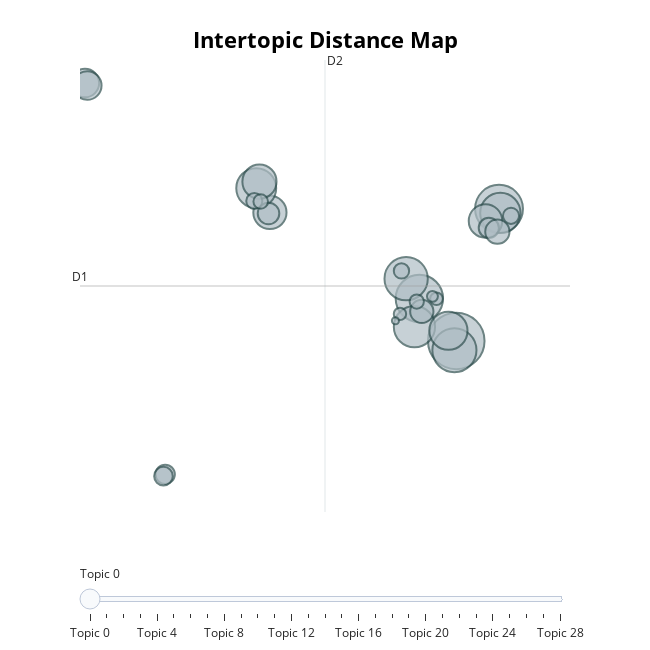

This figure's notebook cell:
### Code cell
topic_model.visualize_topics()

### Figure 1 — Plotly figure (JSON) as saved in the notebook; plotly's stock layout.template omitted (floating-point values rounded to 4 significant figures)
{"data": [{"customdata": [[0, "algebra | category | system | process | code", 3906], [1, "graph | vertex | edge | number | set", 3264], [2, "manifold | space | metric | curvature | surface", 3988], [3, "equation | solution | problem | operator | space", 5572], [4, "channel | communication | user | ri | performance", 1919], [5, "distribution | estimator | model | data | sample", 2771], [6, "group | subgroup | finite | algebra | representation", 2962], [7, "algorithm | problem | method | optimization | convergence", 3386], [8, "variety | curve | cohomology | space | projective", 2827], [9, "theory | field | symmetry | quantum | model", 1952], [10, "neural | network | learning | neural network | data", 2029], [11, "equation | solution | method | flow | time", 2541], [12, "model | problem | system | time | energy", 809], [13, "integer | prime | number | let | polynomial", 1414], [14, "ring | ideal | module | algebra | graded", 942], [15, "quantum | state | system | classical | entanglement", 711], [16, "logic | theory | proof | set | axiom", 653], [17, "function | formula | zeta | series | polynomial", 1429], [18, "proof | conjecture | algebra | paper | theorem", 601], [19, "game | player | equilibrium | strategy | nash", 450], [20, "matrix | polynomial | operator | eigenvalue | orthogonal", 1025], [21, "knot | link | homology | invariant | diagram", 454], [22, "model | disease | infection | population | epidemic", 279], [23, "optimal | problem | risk | process | price", 369], [24, "code | decoding | channel | error | decoder", 357], [25, "polytopes | polytope | lattice | convex | polyhedron", 411], [26, "cell | model | tumor | cancer | reaction", 208], [27, "control | robot | system | agent | trajectory", 268], [28, "uav | uavs | aerial | network | vehicle", 88]], "hovertemplate": "<b>Topic %{customdata[0]}</b><br>%{customdata[1]}<br>Size: %{customdata[2]}", "legendgroup": "", "marker": {"color": "#B0BEC5", "line": {"color": "DarkSlateGrey", "width": 2}, "size": [3906, 3264, 3988, 5572, 1919, 2771, 2962, 3386, 2827, 1952, 2029, 2541, 809, 1414, 942, 711, 653, 1429, 601, 450, 1025, 454, 279, 369, 357, 411, 208, 268, 88], "sizemode": "area", "sizeref": 3.482, "symbol": "circle"}, "mode": "markers", "name": "", "orientation": "v", "showlegend": false, "type": "scatter", "x": [12.17, 11.63, 15.38, 13.65, 6.138, 5.586, 11.97, 13.58, 15.43, 14.83, 5.716, 13.34, 6.081, -1.323, 12.26, 14.97, 1.914, -1.231, 1.844, 5.508, 15.31, 15.86, 12.86, 5.766, 12.06, 11.44, 12.69, 11.38, 11.2], "xaxis": "x", "y": [-2.344, -1.589, 1.077, -3.963, 0.9365, 1.864, -3.419, -4.319, 0.9181, 0.6133, 2.111, -3.576, 0.8968, 5.87, -2.838, 0.3454, -9.051, 5.778, -9.121, 1.376, 0.2026, 0.8077, -2.357, 1.355, -2.463, -1.294, -2.263, -2.932, -3.197], "yaxis": "y"}], "layout": {"annotations": [{"showarrow": false, "text": "D1", "x": -1.522, "y": -1.869, "yshift": 10}, {"showarrow": false, "text": "D2", "x": 8.36, "xshift": 10, "y": 6.751}], "height": 650, "hoverlabel": {"bgcolor": "white", "font": {"family": "Rockwell", "size": 16}}, "legend": {"itemsizing": "constant", "tracegroupgap": 0}, "margin": {"t": 60}, "shapes": [{"line": {"color": "#CFD8DC", "width": 2}, "type": "line", "x0": 8.36, "x1": 8.36, "y0": -10.49, "y1": 6.751}, {"line": {"color": "#9E9E9E", "width": 2}, "type": "line", "x0": -1.522, "x1": 18.24, "y0": -1.869, "y1": -1.869}], "sliders": [{"active": 0, "pad": {"t": 50}, "steps": [{"args": [{"marker.color": [["red", "#B0BEC5", "#B0BEC5", "#B0BEC5", "#B0BEC5", "#B0BEC5", "#B0BEC5", "#B0BEC5", "#B0BEC5", "#B0BEC5", "#B0BEC5", "#B0BEC5", "#B0BEC5", "#B0BEC5", "#B0BEC5", "#B0BEC5", "#B0BEC5", "#B0BEC5", "#B0BEC5", "#B0BEC5", "#B0BEC5", "#B0BEC5", "#B0BEC5", "#B0BEC5", "#B0BEC5", "#B0BEC5", "#B0BEC5", "#B0BEC5", "#B0BEC5"]]}], "label": "Topic 0", "method": "update"}, {"args": [{"marker.color": [["#B0BEC5", "red", "#B0BEC5", "#B0BEC5", "#B0BEC5", "#B0BEC5", "#B0BEC5", "#B0BEC5", "#B0BEC5", "#B0BEC5", "#B0BEC5", "#B0BEC5", "#B0BEC5", "#B0BEC5", "#B0BEC5", "#B0BEC5", "#B0BEC5", "#B0BEC5", "#B0BEC5", "#B0BEC5", "#B0BEC5", "#B0BEC5", "#B0BEC5", "#B0BEC5", "#B0BEC5", "#B0BEC5", "#B0BEC5", "#B0BEC5", "#B0BEC5"]]}], "label": "Topic 1", "method": "update"}, {"args": [{"marker.color": [["#B0BEC5", "#B0BEC5", "red", "#B0BEC5", "#B0BEC5", "#B0BEC5", "#B0BEC5", "#B0BEC5", "#B0BEC5", "#B0BEC5", "#B0BEC5", "#B0BEC5", "#B0BEC5", "#B0BEC5", "#B0BEC5", "#B0BEC5", "#B0BEC5", "#B0BEC5", "#B0BEC5", "#B0BEC5", "#B0BEC5", "#B0BEC5", "#B0BEC5", "#B0BEC5", "#B0BEC5", "#B0BEC5", "#B0BEC5", "#B0BEC5", "#B0BEC5"]]}], "label": "Topic 2", "method": "update"}, {"args": [{"marker.color": [["#B0BEC5", "#B0BEC5", "#B0BEC5", "red", "#B0BEC5", "#B0BEC5", "#B0BEC5", "#B0BEC5", "#B0BEC5", "#B0BEC5", "#B0BEC5", "#B0BEC5", "#B0BEC5", "#B0BEC5", "#B0BEC5", "#B0BEC5", "#B0BEC5", "#B0BEC5", "#B0BEC5", "#B0BEC5", "#B0BEC5", "#B0BEC5", "#B0BEC5", "#B0BEC5", "#B0BEC5", "#B0BEC5", "#B0BEC5", "#B0BEC5", "#B0BEC5"]]}], "label": "Topic 3", "method": "update"}, {"args": [{"marker.color": [["#B0BEC5", "#B0BEC5", "#B0BEC5", "#B0BEC5", "red", "#B0BEC5", "#B0BEC5", "#B0BEC5", "#B0BEC5", "#B0BEC5", "#B0BEC5", "#B0BEC5", "#B0BEC5", "#B0BEC5", "#B0BEC5", "#B0BEC5", "#B0BEC5", "#B0BEC5", "#B0BEC5", "#B0BEC5", "#B0BEC5", "#B0BEC5", "#B0BEC5", "#B0BEC5", "#B0BEC5", "#B0BEC5", "#B0BEC5", "#B0BEC5", "#B0BEC5"]]}], "label": "Topic 4", "method": "update"}, {"args": [{"marker.color": [["#B0BEC5", "#B0BEC5", "#B0BEC5", "#B0BEC5", "#B0BEC5", "red", "#B0BEC5", "#B0BEC5", "#B0BEC5", "#B0BEC5", "#B0BEC5", "#B0BEC5", "#B0BEC5", "#B0BEC5", "#B0BEC5", "#B0BEC5", "#B0BEC5", "#B0BEC5", "#B0BEC5", "#B0BEC5", "#B0BEC5", "#B0BEC5", "#B0BEC5", "#B0BEC5", "#B0BEC5", "#B0BEC5", "#B0BEC5", "#B0BEC5", "#B0BEC5"]]}], "label": "Topic 5", "method": "update"}, {"args": [{"marker.color": [["#B0BEC5", "#B0BEC5", "#B0BEC5", "#B0BEC5", "#B0BEC5", "#B0BEC5", "red", "#B0BEC5", "#B0BEC5", "#B0BEC5", "#B0BEC5", "#B0BEC5", "#B0BEC5", "#B0BEC5", "#B0BEC5", "#B0BEC5", "#B0BEC5", "#B0BEC5", "#B0BEC5", "#B0BEC5", "#B0BEC5", "#B0BEC5", "#B0BEC5", "#B0BEC5", "#B0BEC5", "#B0BEC5", "#B0BEC5", "#B0BEC5", "#B0BEC5"]]}], "label": "Topic 6", "method": "update"}, {"args": [{"marker.color": [["#B0BEC5", "#B0BEC5", "#B0BEC5", "#B0BEC5", "#B0BEC5", "#B0BEC5", "#B0BEC5", "red", "#B0BEC5", "#B0BEC5", "#B0BEC5", "#B0BEC5", "#B0BEC5", "#B0BEC5", "#B0BEC5", "#B0BEC5", "#B0BEC5", "#B0BEC5", "#B0BEC5", "#B0BEC5", "#B0BEC5", "#B0BEC5", "#B0BEC5", "#B0BEC5", "#B0BEC5", "#B0BEC5", "#B0BEC5", "#B0BEC5", "#B0BEC5"]]}], "label": "Topic 7", "method": "update"}, {"args": [{"marker.color": [["#B0BEC5", "#B0BEC5", "#B0BEC5", "#B0BEC5", "#B0BEC5", "#B0BEC5", "#B0BEC5", "#B0BEC5", "red", "#B0BEC5", "#B0BEC5", "#B0BEC5", "#B0BEC5", "#B0BEC5", "#B0BEC5", "#B0BEC5", "#B0BEC5", "#B0BEC5", "#B0BEC5", "#B0BEC5", "#B0BEC5", "#B0BEC5", "#B0BEC5", "#B0BEC5", "#B0BEC5", "#B0BEC5", "#B0BEC5", "#B0BEC5", "#B0BEC5"]]}], "label": "Topic 8", "method": "update"}, {"args": [{"marker.color": [["#B0BEC5", "#B0BEC5", "#B0BEC5", "#B0BEC5", "#B0BEC5", "#B0BEC5", "#B0BEC5", "#B0BEC5", "#B0BEC5", "red", "#B0BEC5", "#B0BEC5", "#B0BEC5", "#B0BEC5", "#B0BEC5", "#B0BEC5", "#B0BEC5", "#B0BEC5", "#B0BEC5", "#B0BEC5", "#B0BEC5", "#B0BEC5", "#B0BEC5", "#B0BEC5", "#B0BEC5", "#B0BEC5", "#B0BEC5", "#B0BEC5", "#B0BEC5"]]}], "label": "Topic 9", "method": "update"}, {"args": [{"marker.color": [["#B0BEC5", "#B0BEC5", "#B0BEC5", "#B0BEC5", "#B0BEC5", "#B0BEC5", "#B0BEC5", "#B0BEC5", "#B0BEC5", "#B0BEC5", "red", "#B0BEC5", "#B0BEC5", "#B0BEC5", "#B0BEC5", "#B0BEC5", "#B0BEC5", "#B0BEC5", "#B0BEC5", "#B0BEC5", "#B0BEC5", "#B0BEC5", "#B0BEC5", "#B0BEC5", "#B0BEC5", "#B0BEC5", "#B0BEC5", "#B0BEC5", "#B0BEC5"]]}], "label": "Topic 10", "method": "update"}, {"args": [{"marker.color": [["#B0BEC5", "#B0BEC5", "#B0BEC5", "#B0BEC5", "#B0BEC5", "#B0BEC5", "#B0BEC5", "#B0BEC5", "#B0BEC5", "#B0BEC5", "#B0BEC5", "red", "#B0BEC5", "#B0BEC5", "#B0BEC5", "#B0BEC5", "#B0BEC5", "#B0BEC5", "#B0BEC5", "#B0BEC5", "#B0BEC5", "#B0BEC5", "#B0BEC5", "#B0BEC5", "#B0BEC5", "#B0BEC5", "#B0BEC5", "#B0BEC5", "#B0BEC5"]]}], "label": "Topic 11", "method": "update"}, {"args": [{"marker.color": [["#B0BEC5", "#B0BEC5", "#B0BEC5", "#B0BEC5", "#B0BEC5", "#B0BEC5", "#B0BEC5", "#B0BEC5", "#B0BEC5", "#B0BEC5", "#B0BEC5", "#B0BEC5", "red", "#B0BEC5", "#B0BEC5", "#B0BEC5", "#B0BEC5", "#B0BEC5", "#B0BEC5", "#B0BEC5", "#B0BEC5", "#B0BEC5", "#B0BEC5", "#B0BEC5", "#B0BEC5", "#B0BEC5", "#B0BEC5", "#B0BEC5", "#B0BEC5"]]}], "label": "Topic 12", "method": "update"}, {"args": [{"marker.color": [["#B0BEC5", "#B0BEC5", "#B0BEC5", "#B0BEC5", "#B0BEC5", "#B0BEC5", "#B0BEC5", "#B0BEC5", "#B0BEC5", "#B0BEC5", "#B0BEC5", "#B0BEC5", "#B0BEC5", "red", "#B0BEC5", "#B0BEC5", "#B0BEC5", "#B0BEC5", "#B0BEC5", "#B0BEC5", "#B0BEC5", "#B0BEC5", "#B0BEC5", "#B0BEC5", "#B0BEC5", "#B0BEC5", "#B0BEC5", "#B0BEC5", "#B0BEC5"]]}], "label": "Topic 13", "method": "update"}, {"args": [{"marker.color": [["#B0BEC5", "#B0BEC5", "#B0BEC5", "#B0BEC5", "#B0BEC5", "#B0BEC5", "#B0BEC5", "#B0BEC5", "#B0BEC5", "#B0BEC5", "#B0BEC5", "#B0BEC5", "#B0BEC5", "#B0BEC5", "red", "#B0BEC5", "#B0BEC5", "#B0BEC5", "#B0BEC5", "#B0BEC5", "#B0BEC5", "#B0BEC5", "#B0BEC5", "#B0BEC5", "#B0BEC5", "#B0BEC5", "#B0BEC5", "#B0BEC5", "#B0BEC5"]]}], "label": "Topic 14", "method": "update"}, {"args": [{"marker.color": [["#B0BEC5", "#B0BEC5", "#B0BEC5", "#B0BEC5", "#B0BEC5", "#B0BEC5", "#B0BEC5", "#B0BEC5", "#B0BEC5", "#B0BEC5", "#B0BEC5", "#B0BEC5", "#B0BEC5", "#B0BEC5", "#B0BEC5", "red", "#B0BEC5", "#B0BEC5", "#B0BEC5", "#B0BEC5", "#B0BEC5", "#B0BEC5", "#B0BEC5", "#B0BEC5", "#B0BEC5", "#B0BEC5", "#B0BEC5", "#B0BEC5", "#B0BEC5"]]}], "label": "Topic 15", "method": "update"}, {"args": [{"marker.color": [["#B0BEC5", "#B0BEC5", "#B0BEC5", "#B0BEC5", "#B0BEC5", "#B0BEC5", "#B0BEC5", "#B0BEC5", "#B0BEC5", "#B0BEC5", "#B0BEC5", "#B0BEC5", "#B0BEC5", "#B0BEC5", "#B0BEC5", "#B0BEC5", "red", "#B0BEC5", "#B0BEC5", "#B0BEC5", "#B0BEC5", "#B0BEC5", "#B0BEC5", "#B0BEC5", "#B0BEC5", "#B0BEC5", "#B0BEC5", "#B0BEC5", "#B0BEC5"]]}], "label": "Topic 16", "method": "update"}, {"args": [{"marker.color": [["#B0BEC5", "#B0BEC5", "#B0BEC5", "#B0BEC5", "#B0BEC5", "#B0BEC5", "#B0BEC5", "#B0BEC5", "#B0BEC5", "#B0BEC5", "#B0BEC5", "#B0BEC5", "#B0BEC5", "#B0BEC5", "#B0BEC5", "#B0BEC5", "#B0BEC5", "red", "#B0BEC5", "#B0BEC5", "#B0BEC5", "#B0BEC5", "#B0BEC5", "#B0BEC5", "#B0BEC5", "#B0BEC5", "#B0BEC5", "#B0BEC5", "#B0BEC5"]]}], "label": "Topic 17", "method": "update"}, {"args": [{"marker.color": [["#B0BEC5", "#B0BEC5", "#B0BEC5", "#B0BEC5", "#B0BEC5", "#B0BEC5", "#B0BEC5", "#B0BEC5", "#B0BEC5", "#B0BEC5", "#B0BEC5", "#B0BEC5", "#B0BEC5", "#B0BEC5", "#B0BEC5", "#B0BEC5", "#B0BEC5", "#B0BEC5", "red", "#B0BEC5", "#B0BEC5", "#B0BEC5", "#B0BEC5", "#B0BEC5", "#B0BEC5", "#B0BEC5", "#B0BEC5", "#B0BEC5", "#B0BEC5"]]}], "label": "Topic 18", "method": "update"}, {"args": [{"marker.color": [["#B0BEC5", "#B0BEC5", "#B0BEC5", "#B0BEC5", "#B0BEC5", "#B0BEC5", "#B0BEC5", "#B0BEC5", "#B0BEC5", "#B0BEC5", "#B0BEC5", "#B0BEC5", "#B0BEC5", "#B0BEC5", "#B0BEC5", "#B0BEC5", "#B0BEC5", "#B0BEC5", "#B0BEC5", "red", "#B0BEC5", "#B0BEC5", "#B0BEC5", "#B0BEC5", "#B0BEC5", "#B0BEC5", "#B0BEC5", "#B0BEC5", "#B0BEC5"]]}], "label": "Topic 19", "method": "update"}, {"args": [{"marker.color": [["#B0BEC5", "#B0BEC5", "#B0BEC5", "#B0BEC5", "#B0BEC5", "#B0BEC5", "#B0BEC5", "#B0BEC5", "#B0BEC5", "#B0BEC5", "#B0BEC5", "#B0BEC5", "#B0BEC5", "#B0BEC5", "#B0BEC5", "#B0BEC5", "#B0BEC5", "#B0BEC5", "#B0BEC5", "#B0BEC5", "red", "#B0BEC5", "#B0BEC5", "#B0BEC5", "#B0BEC5", "#B0BEC5", "#B0BEC5", "#B0BEC5", "#B0BEC5"]]}], "label": "Topic 20", "method": "update"}, {"args": [{"marker.color": [["#B0BEC5", "#B0BEC5", "#B0BEC5", "#B0BEC5", "#B0BEC5", "#B0BEC5", "#B0BEC5", "#B0BEC5", "#B0BEC5", "#B0BEC5", "#B0BEC5", "#B0BEC5", "#B0BEC5", "#B0BEC5", "#B0BEC5", "#B0BEC5", "#B0BEC5", "#B0BEC5", "#B0BEC5", "#B0BEC5", "#B0BEC5", "red", "#B0BEC5", "#B0BEC5", "#B0BEC5", "#B0BEC5", "#B0BEC5", "#B0BEC5", "#B0BEC5"]]}], "label": "Topic 21", "method": "update"}, {"args": [{"marker.color": [["#B0BEC5", "#B0BEC5", "#B0BEC5", "#B0BEC5", "#B0BEC5", "#B0BEC5", "#B0BEC5", "#B0BEC5", "#B0BEC5", "#B0BEC5", "#B0BEC5", "#B0BEC5", "#B0BEC5", "#B0BEC5", "#B0BEC5", "#B0BEC5", "#B0BEC5", "#B0BEC5", "#B0BEC5", "#B0BEC5", "#B0BEC5", "#B0BEC5", "red", "#B0BEC5", "#B0BEC5", "#B0BEC5", "#B0BEC5", "#B0BEC5", "#B0BEC5"]]}], "label": "Topic 22", "method": "update"}, {"args": [{"marker.color": [["#B0BEC5", "#B0BEC5", "#B0BEC5", "#B0BEC5", "#B0BEC5", "#B0BEC5", "#B0BEC5", "#B0BEC5", "#B0BEC5", "#B0BEC5", "#B0BEC5", "#B0BEC5", "#B0BEC5", "#B0BEC5", "#B0BEC5", "#B0BEC5", "#B0BEC5", "#B0BEC5", "#B0BEC5", "#B0BEC5", "#B0BEC5", "#B0BEC5", "#B0BEC5", "red", "#B0BEC5", "#B0BEC5", "#B0BEC5", "#B0BEC5", "#B0BEC5"]]}], "label": "Topic 23", "method": "update"}, {"args": [{"marker.color": [["#B0BEC5", "#B0BEC5", "#B0BEC5", "#B0BEC5", "#B0BEC5", "#B0BEC5", "#B0BEC5", "#B0BEC5", "#B0BEC5", "#B0BEC5", "#B0BEC5", "#B0BEC5", "#B0BEC5", "#B0BEC5", "#B0BEC5", "#B0BEC5", "#B0BEC5", "#B0BEC5", "#B0BEC5", "#B0BEC5", "#B0BEC5", "#B0BEC5", "#B0BEC5", "#B0BEC5", "red", "#B0BEC5", "#B0BEC5", "#B0BEC5", "#B0BEC5"]]}], "label": "Topic 24", "method": "update"}, {"args": [{"marker.color": [["#B0BEC5", "#B0BEC5", "#B0BEC5", "#B0BEC5", "#B0BEC5", "#B0BEC5", "#B0BEC5", "#B0BEC5", "#B0BEC5", "#B0BEC5", "#B0BEC5", "#B0BEC5", "#B0BEC5", "#B0BEC5", "#B0BEC5", "#B0BEC5", "#B0BEC5", "#B0BEC5", "#B0BEC5", "#B0BEC5", "#B0BEC5", "#B0BEC5", "#B0BEC5", "#B0BEC5", "#B0BEC5", "red", "#B0BEC5", "#B0BEC5", "#B0BEC5"]]}], "label": "Topic 25", "method": "update"}, {"args": [{"marker.color": [["#B0BEC5", "#B0BEC5", "#B0BEC5", "#B0BEC5", "#B0BEC5", "#B0BEC5", "#B0BEC5", "#B0BEC5", "#B0BEC5", "#B0BEC5", "#B0BEC5", "#B0BEC5", "#B0BEC5", "#B0BEC5", "#B0BEC5", "#B0BEC5", "#B0BEC5", "#B0BEC5", "#B0BEC5", "#B0BEC5", "#B0BEC5", "#B0BEC5", "#B0BEC5", "#B0BEC5", "#B0BEC5", "#B0BEC5", "red", "#B0BEC5", "#B0BEC5"]]}], "label": "Topic 26", "method": "update"}, {"args": [{"marker.color": [["#B0BEC5", "#B0BEC5", "#B0BEC5", "#B0BEC5", "#B0BEC5", "#B0BEC5", "#B0BEC5", "#B0BEC5", "#B0BEC5", "#B0BEC5", "#B0BEC5", "#B0BEC5", "#B0BEC5", "#B0BEC5", "#B0BEC5", "#B0BEC5", "#B0BEC5", "#B0BEC5", "#B0BEC5", "#B0BEC5", "#B0BEC5", "#B0BEC5", "#B0BEC5", "#B0BEC5", "#B0BEC5", "#B0BEC5", "#B0BEC5", "red", "#B0BEC5"]]}], "label": "Topic 27", "method": "update"}, {"args": [{"marker.color": [["#B0BEC5", "#B0BEC5", "#B0BEC5", "#B0BEC5", "#B0BEC5", "#B0BEC5", "#B0BEC5", "#B0BEC5", "#B0BEC5", "#B0BEC5", "#B0BEC5", "#B0BEC5", "#B0BEC5", "#B0BEC5", "#B0BEC5", "#B0BEC5", "#B0BEC5", "#B0BEC5", "#B0BEC5", "#B0BEC5", "#B0BEC5", "#B0BEC5", "#B0BEC5", "#B0BEC5", "#B0BEC5", "#B0BEC5", "#B0BEC5", "#B0BEC5", "red"]]}], "label": "Topic 28", "method": "update"}]}], "title": {"font": {"color": "Black", "size": 22}, "text": "<b>Intertopic Distance Map</b>", "x": 0.5, "xanchor": "center", "y": 0.95, "yanchor": "top"}, "width": 650, "xaxis": {"anchor": "y", "domain": [0, 1], "range": [-1.522, 18.24], "title": {"text": ""}, "visible": false}, "yaxis": {"anchor": "x", "domain": [0, 1], "range": [-10.49, 6.751], "title": {"text": ""}, "visible": false}}}
